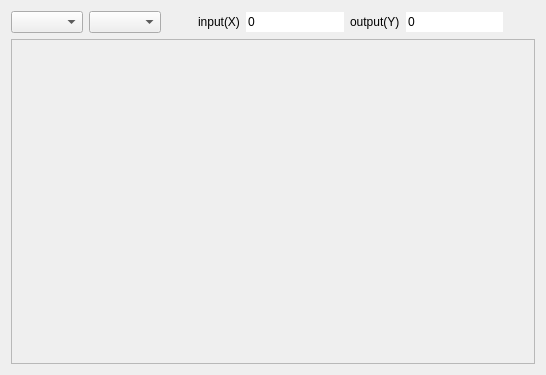
<?xml version="1.0" encoding="UTF-8"?>
<ui version="4.0">
 <class>graphiceditorClass</class>
 <widget class="QDialog" name="graphiceditorClass">
  <property name="geometry">
   <rect>
    <x>0</x>
    <y>0</y>
    <width>546</width>
    <height>375</height>
   </rect>
  </property>
  <property name="windowTitle">
   <string>GraphicEditor</string>
  </property>
  <layout class="QVBoxLayout" name="verticalLayout">
   <item>
    <layout class="QHBoxLayout" name="horizontalLayout">
     <property name="sizeConstraint">
      <enum>QLayout::SetDefaultConstraint</enum>
     </property>
     <item>
      <widget class="QComboBox" name="comboBox_item"/>
     </item>
     <item>
      <widget class="QComboBox" name="comboBox_type"/>
     </item>
     <item>
      <spacer name="horizontalSpacer_2">
       <property name="orientation">
        <enum>Qt::Horizontal</enum>
       </property>
       <property name="sizeHint" stdset="0">
        <size>
         <width>40</width>
         <height>20</height>
        </size>
       </property>
      </spacer>
     </item>
     <item>
      <widget class="QLabel" name="label">
       <property name="text">
        <string>input(X)</string>
       </property>
      </widget>
     </item>
     <item>
      <widget class="QLineEdit" name="lineEdit_input">
       <property name="text">
        <string>0</string>
       </property>
       <property name="frame">
        <bool>false</bool>
       </property>
       <property name="readOnly">
        <bool>true</bool>
       </property>
      </widget>
     </item>
     <item>
      <widget class="QLabel" name="label_2">
       <property name="text">
        <string>output(Y)</string>
       </property>
      </widget>
     </item>
     <item>
      <widget class="QLineEdit" name="lineEdit_output">
       <property name="text">
        <string>0</string>
       </property>
       <property name="frame">
        <bool>false</bool>
       </property>
       <property name="readOnly">
        <bool>true</bool>
       </property>
      </widget>
     </item>
     <item>
      <spacer name="horizontalSpacer">
       <property name="orientation">
        <enum>Qt::Horizontal</enum>
       </property>
       <property name="sizeHint" stdset="0">
        <size>
         <width>40</width>
         <height>20</height>
        </size>
       </property>
      </spacer>
     </item>
    </layout>
   </item>
   <item>
    <widget class="QFrame" name="frame_spline">
     <property name="minimumSize">
      <size>
       <width>400</width>
       <height>300</height>
      </size>
     </property>
     <property name="frameShape">
      <enum>QFrame::StyledPanel</enum>
     </property>
     <property name="frameShadow">
      <enum>QFrame::Raised</enum>
     </property>
    </widget>
   </item>
  </layout>
 </widget>
 <layoutdefault spacing="6" margin="11"/>
 <resources/>
 <connections/>
</ui>
